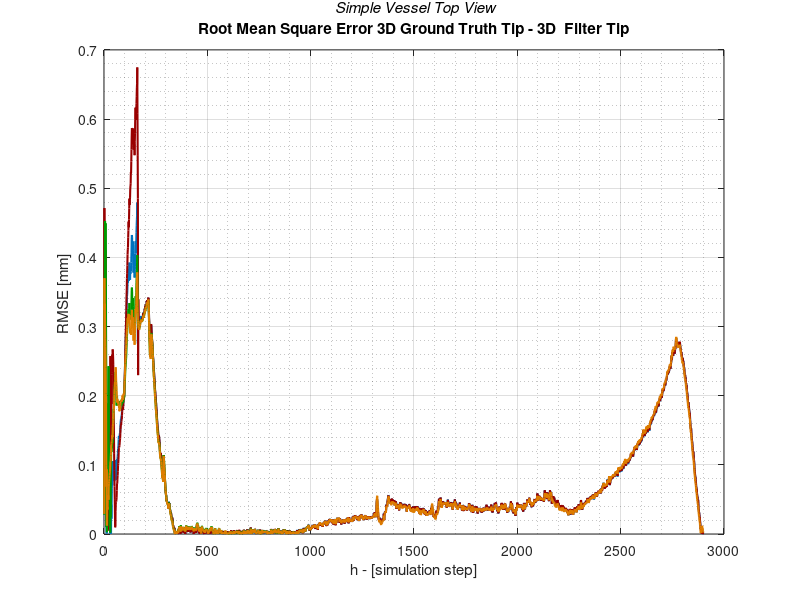

Source code (MATLAB): (Note: this script raises an error after producing the figure.)
clear 
close all 
clc

load TEST_TOP_RMSE2d_0.mat
load TEST_TOP_RMSE2d_1.mat   
load TEST_TOP_RMSE2d_2.mat
load TEST_TOP_RMSE2d_3.mat

load TEST_TOP_RMSE_0.mat
load TEST_TOP_RMSE_1.mat
load TEST_TOP_RMSE_2.mat
load TEST_TOP_RMSE_3.mat

load TEST_TOP_hd_0.mat
load TEST_TOP_hd_1.mat
load TEST_TOP_hd_2.mat
load TEST_TOP_hd_3.mat

load TEST_TOP_hd2d_0.mat 
load TEST_TOP_hd2d_1.mat 
load TEST_TOP_hd2d_2.mat 
load TEST_TOP_hd2d_3.mat 

figure
plot(TEST_TOP_RMSE_0*1000,'LineWidth',1.5) 
hold on
plot(TEST_TOP_RMSE_1*1000, 'LineWidth',1.5, 'Color',[0.600000023841858 0 0])
hold on
plot(TEST_TOP_RMSE_2*1000, 'LineWidth',1.5, 'Color',[0 0.600000023841858 0])
hold on
plot(TEST_TOP_RMSE_3*1000,'LineWidth',1.5, 'Color',[0.87058824300766 0.490196079015732 0])
grid on
grid minor
xlabel('h - [simulation step]') % x-axis label
ylabel('RMSE [mm] ') % y-axis label
title( {'{\it Simple Vessel Top View}';'Root Mean Square Error 3D Ground Truth Tip - 3D  Filter Tip'  }) 
ax = gca;
ax.TitleFontSizeMultiplier = 1;
legend('Parameters Set 1','Parameters Set 2','Parameters Set 3','Parameters Set 4' );
savefig('simple3DRMSE_TOP.fig')





figure
plot(TEST_TOP_RMSE2d_0,'LineWidth',1.5) 
hold on
plot(TEST_TOP_RMSE2d_1, 'LineWidth',1.5, 'Color',[0.600000023841858 0 0]) 
hold on
plot(TEST_TOP_RMSE2d_2, 'LineWidth',1.5, 'Color',[0 0.600000023841858 0])
hold on
plot(TEST_TOP_RMSE2d_3,'LineWidth',1.5, 'Color',[0.87058824300766 0.490196079015732 0])
grid on
grid minor
xlabel('h - [simulation step]') % x-axis label
ylabel('RMSE [pixel] ') % y-axis label
title( {'{\it Simple Vessel Top View}';'Root Mean Square Error 2D Ground Truth Tip - 2D  Filter Tip'  }) 
ax = gca;
ax.TitleFontSizeMultiplier = 1;
legend('Parameters Set 1','Parameters Set 2','Parameters Set 3','Parameters Set 4' );
savefig('simple2DRMSE_TOP.fig')



figure
plot(TEST_TOP_hd_0*1000,'LineWidth',1.5) 
hold on
plot(TEST_TOP_hd_1*1000, 'LineWidth',1.5, 'Color',[0.600000023841858 0 0])
hold on
plot(TEST_TOP_hd_2*1000, 'LineWidth',1.5, 'Color',[0 0.600000023841858 0])
hold on
plot(TEST_TOP_hd_3*1000,'LineWidth',1.5, 'Color',[0.87058824300766 0.490196079015732 0])
grid on
grid minor
xlabel('h - [simulation step]') % x-axis label
ylabel('Hausdorff [mm] ') % y-axis label
title( {'{\it Simple Vessel Top View}';'Hausdorff Distance Ground Truth Catheter - Filter Catheter'  }) 
ax = gca;
ax.TitleFontSizeMultiplier = 1;
legend('Parameters Set 1','Parameters Set 2','Parameters Set 3','Parameters Set 4' );
savefig('simple3DHD_TOP.fig')

figure
plot(TEST_TOP_hd2d_0,'LineWidth',1.5) 
hold on
plot(TEST_TOP_hd2d_1, 'LineWidth',1.5, 'Color',[0.600000023841858 0 0])
hold on
plot(TEST_TOP_hd2d_2, 'LineWidth',1.5, 'Color',[0 0.600000023841858 0])
hold on
plot(TEST_TOP_hd2d_3, 'LineWidth',1.5 , 'Color',[0.87058824300766 0.490196079015732 0])
grid on
xlabel('h - [simulation step]') % x-axis label
ylabel('Hausdorff [pixel] ') % y-axis label
title( {'{\it Simple Vessel Top View}';'Hausdorff Distance 2D  Ground Truth Catheter -  2D Filter Catheter'  }) 
ax = gca;
ax.TitleFontSizeMultiplier = 1;
legend('Parameters Set 1','Parameters Set 2','Parameters Set 3','Parameters Set 4' );
savefig('simple2DHD_TOP.fig')

